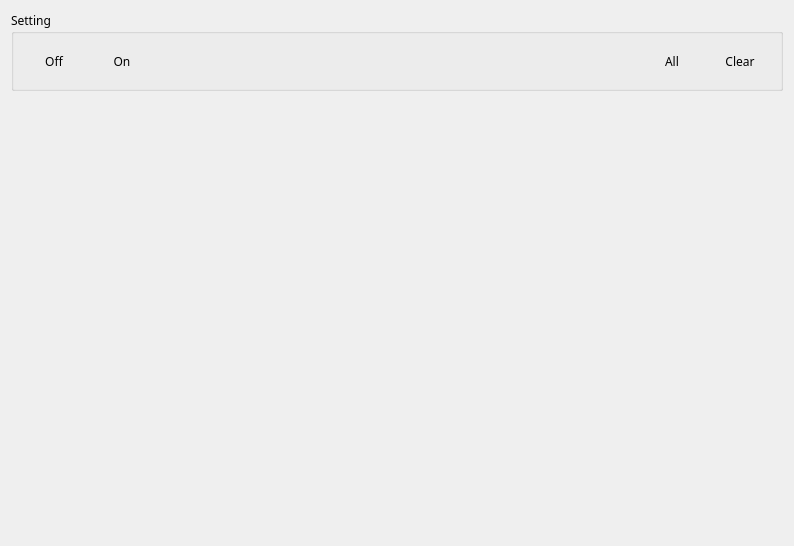
<?xml version="1.0" encoding="UTF-8"?>
<ui version="4.0">
 <class>VMotConf</class>
 <widget class="QWidget" name="VMotConf">
  <property name="geometry">
   <rect>
    <x>0</x>
    <y>0</y>
    <width>794</width>
    <height>546</height>
   </rect>
  </property>
  <property name="font">
   <font>
    <family>나눔스퀘어_ac</family>
   </font>
  </property>
  <property name="windowTitle">
   <string>Motion Region</string>
  </property>
  <property name="windowIcon">
   <iconset resource="../velibui.qrc">
    <normaloff>:/action/resources/libuivsc32.png</normaloff>:/action/resources/libuivsc32.png</iconset>
  </property>
  <layout class="QVBoxLayout" name="verticalLayout">
   <item>
    <widget class="QGroupBox" name="groupBox_2">
     <property name="minimumSize">
      <size>
       <width>0</width>
       <height>80</height>
      </size>
     </property>
     <property name="maximumSize">
      <size>
       <width>16777215</width>
       <height>80</height>
      </size>
     </property>
     <property name="title">
      <string>Setting</string>
     </property>
     <layout class="QHBoxLayout" name="horizontalLayout_2">
      <item>
       <widget class="QPushButton" name="pbOff">
        <property name="minimumSize">
         <size>
          <width>62</width>
          <height>32</height>
         </size>
        </property>
        <property name="maximumSize">
         <size>
          <width>62</width>
          <height>32</height>
         </size>
        </property>
        <property name="font">
         <font>
          <family>나눔스퀘어_ac</family>
         </font>
        </property>
        <property name="styleSheet">
         <string notr="true">QPushButton { 
background-image: url(:/action/resources/libuibutton.png);}
QPushButton:hover {
background-image: url(:/action/resources/libuibuttonhover.png);}
QPushButton:pressed {
background-image: url(:/action/resources/libuibuttonpress.png);}</string>
        </property>
        <property name="text">
         <string>Off</string>
        </property>
        <property name="iconSize">
         <size>
          <width>60</width>
          <height>30</height>
         </size>
        </property>
        <property name="flat">
         <bool>true</bool>
        </property>
       </widget>
      </item>
      <item>
       <widget class="QPushButton" name="pbOn">
        <property name="minimumSize">
         <size>
          <width>62</width>
          <height>32</height>
         </size>
        </property>
        <property name="maximumSize">
         <size>
          <width>62</width>
          <height>32</height>
         </size>
        </property>
        <property name="font">
         <font>
          <family>나눔스퀘어_ac</family>
         </font>
        </property>
        <property name="styleSheet">
         <string notr="true">QPushButton { 
background-image: url(:/action/resources/libuibutton.png);}
QPushButton:hover {
background-image: url(:/action/resources/libuibuttonhover.png);}
QPushButton:pressed {
background-image: url(:/action/resources/libuibuttonpress.png);}</string>
        </property>
        <property name="text">
         <string>On</string>
        </property>
        <property name="iconSize">
         <size>
          <width>60</width>
          <height>30</height>
         </size>
        </property>
        <property name="flat">
         <bool>true</bool>
        </property>
       </widget>
      </item>
      <item>
       <spacer name="horizontalSpacer_3">
        <property name="orientation">
         <enum>Qt::Horizontal</enum>
        </property>
        <property name="sizeHint" stdset="0">
         <size>
          <width>40</width>
          <height>20</height>
         </size>
        </property>
       </spacer>
      </item>
      <item>
       <widget class="QPushButton" name="pbAll">
        <property name="minimumSize">
         <size>
          <width>62</width>
          <height>32</height>
         </size>
        </property>
        <property name="maximumSize">
         <size>
          <width>62</width>
          <height>32</height>
         </size>
        </property>
        <property name="font">
         <font>
          <family>나눔스퀘어_ac</family>
         </font>
        </property>
        <property name="styleSheet">
         <string notr="true">QPushButton { 
background-image: url(:/action/resources/libuibutton.png);}
QPushButton:hover {
background-image: url(:/action/resources/libuibuttonhover.png);}
QPushButton:pressed {
background-image: url(:/action/resources/libuibuttonpress.png);}</string>
        </property>
        <property name="text">
         <string>All</string>
        </property>
        <property name="iconSize">
         <size>
          <width>60</width>
          <height>30</height>
         </size>
        </property>
        <property name="flat">
         <bool>true</bool>
        </property>
       </widget>
      </item>
      <item>
       <widget class="QPushButton" name="pbClear">
        <property name="minimumSize">
         <size>
          <width>62</width>
          <height>32</height>
         </size>
        </property>
        <property name="maximumSize">
         <size>
          <width>62</width>
          <height>32</height>
         </size>
        </property>
        <property name="font">
         <font>
          <family>나눔스퀘어_ac</family>
         </font>
        </property>
        <property name="styleSheet">
         <string notr="true">QPushButton { 
background-image: url(:/action/resources/libuibutton.png);}
QPushButton:hover {
background-image: url(:/action/resources/libuibuttonhover.png);}
QPushButton:pressed {
background-image: url(:/action/resources/libuibuttonpress.png);}</string>
        </property>
        <property name="text">
         <string>Clear</string>
        </property>
        <property name="iconSize">
         <size>
          <width>60</width>
          <height>30</height>
         </size>
        </property>
        <property name="flat">
         <bool>true</bool>
        </property>
       </widget>
      </item>
     </layout>
    </widget>
   </item>
   <item>
    <widget class="VMotTable" name="widget" native="true">
     <property name="minimumSize">
      <size>
       <width>320</width>
       <height>240</height>
      </size>
     </property>
    </widget>
   </item>
  </layout>
 </widget>
 <customwidgets>
  <customwidget>
   <class>VMotTable</class>
   <extends>QWidget</extends>
   <header>vmottable.hpp</header>
   <container>1</container>
  </customwidget>
 </customwidgets>
 <resources>
  <include location="../velibui.qrc"/>
 </resources>
 <connections/>
</ui>
